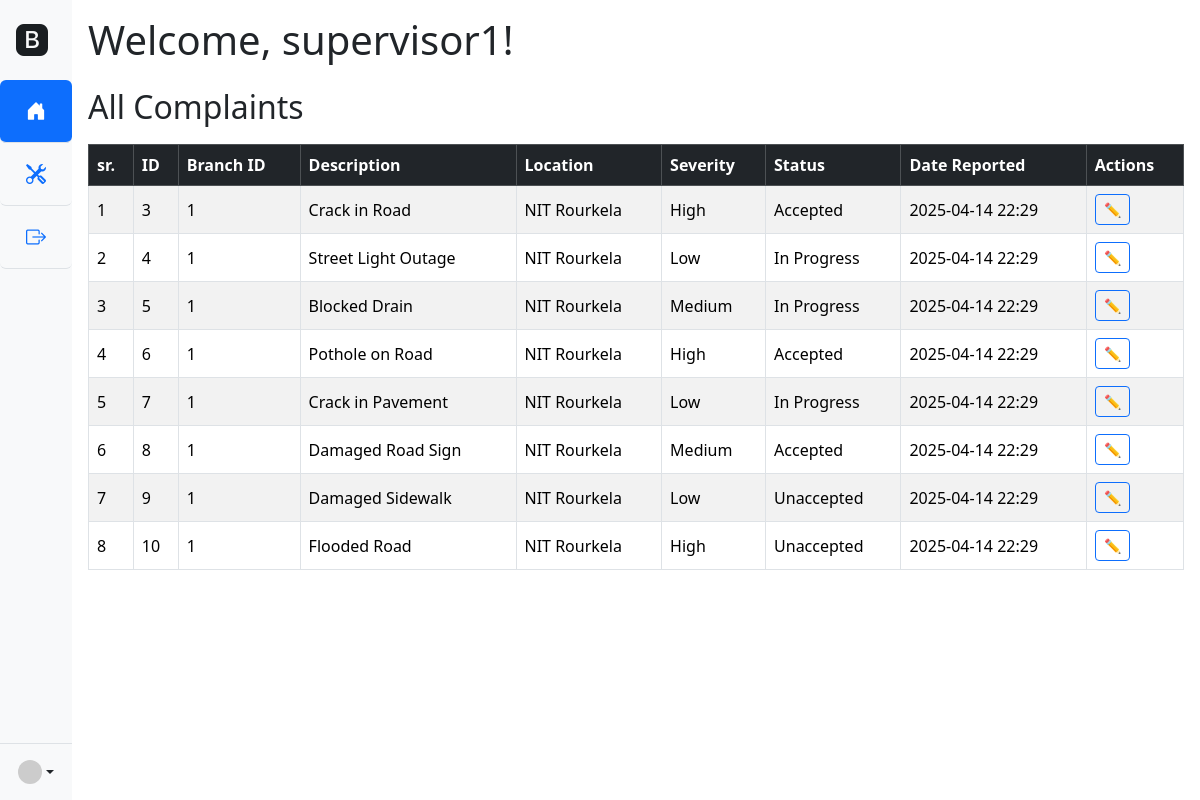
Page /clerk/home_page (signed in) on the committed database.
### backend/app/models.py (models this page shows)
class User(db.Model):
    __tablename__ = 'user'
    id: Mapped[int] = mapped_column(Integer, primary_key=True)
    name: Mapped[str] = mapped_column(String(100), nullable=False)
    username: Mapped[str] = mapped_column(String(100), unique=True, nullable=False)
    email: Mapped[str] = mapped_column(String(100), unique=True, nullable=False)
    phone_no: Mapped[str] = mapped_column(String(10), unique=True, nullable=False)
    password: Mapped[str] = mapped_column(String(100), nullable=False)
    role: Mapped[str] = mapped_column(String(20), nullable=False)
    complaints_clerk = db.relationship('Complaint', foreign_keys='Complaint.clerk_id', backref='clerk', lazy=True)
    complaints_resident = db.relationship('Complaint', foreign_keys='Complaint.residence_id', backref='resident', lazy=True)
    repairs = db.relationship('Repair', backref='supervisor', lazy=True)
    branches = db.relationship('BranchOffice', backref='supervisor', lazy=True)

class Complaint(db.Model):
    __tablename__ = 'complaint'
    id: Mapped[int] = mapped_column(Integer, primary_key=True)
    clerk_id: Mapped[int] = mapped_column(Integer, ForeignKey('user.id'), nullable=False)
    residence_id: Mapped[int] = mapped_column(Integer, ForeignKey('user.id'), nullable=False)
    branch_office_id: Mapped[int] = mapped_column(Integer, ForeignKey('branch_office.id'), nullable=True)
    location: Mapped[str] = mapped_column(String(255), nullable=False)
    description: Mapped[str] = mapped_column(String(255), nullable=False)
    severity: Mapped[str] = mapped_column(String(50), nullable=False)
    status: Mapped[str] = mapped_column(String(50), nullable=False, default='unaccepted') #unaccepted, accepted, in_progress, completed
    date_reported: Mapped[DateTime] = mapped_column(DateTime, default=lambda: datetime.now(timezone.utc))
    repair = db.relationship('Repair', backref='complaint', lazy=True, uselist=False)

### backend/app/clerk_routes.py (the view)
@clerk_bp.route("/home_page", methods=['GET'])
def home_page():
    if "user_id" not in session:
        flash("You need to log in first!", "warning")
        return redirect(url_for("main.login"))
    username = db.session.query(User).filter_by(id=session["user_id"]).first().name
    all_complaints = db.session.execute(db.select(Complaint).where(Complaint.status!='Completed')).scalars().all()
    complaints_list = []
    for complaints in all_complaints:
        complaints_list.append({
            "id": complaints.id,
            "description": complaints.description,
            "location": complaints.location,
            "severity": complaints.severity,
            "status": complaints.status,
            "date": complaints.date_reported.strftime("%Y-%m-%d %H:%M") if complaints.date_reported else "N/A",
            "clerk_id": complaints.clerk_id,
            "residence_id": complaints.residence_id,
            "branch_office_id": complaints.branch_office_id,
            "branch": db.session.query(BranchOffice).filter_by(id=complaints.branch_office_id).first().name
        })
    return render_template("clerk/clerk.html", complaints=complaints_list,user=username)

### frontend/templates/clerk/clerk.html (shortened to what this page needs)
{% extends "clerk/base.html" %}
{% block content %}
<h1>Welcome, {{ user }}!</h1>
<div class="complaints-section mt-4">
  <h2>All Complaints</h2>
  <div class="table-responsive">
    <table class="table table-striped table-bordered align-middle">
      <thead class="table-dark">
        <tr>
          <th>sr.</th>
          <th>ID</th>
          <th>Branch ID</th>
          <th>Description</th>
          <th>Location</th>
          <th>Severity</th>
          <th>Status</th>
          <th>Date Reported</th>
          <th>Actions</th>
        </tr>
      </thead>
      <tbody id="complaintsTable">
        {% for complaint in complaints %}
        <tr>
          <td>{{ loop.index }}</td>
          <td>{{ complaint.id }}</td>
          <td>{{ complaint.branch_office_id or "N/A" }}</td>
          <td>{{ complaint.description }}</td>
          <td>{{ complaint.location }}</td>
          <td>{{ complaint.severity }}</td>
          <td>{{ complaint.status }}</td>
          <td>{{ complaint.date}}</td>
          <td>
            <a href="{{ url_for('clerk.edit_complaint', id=complaint.id) }}">
              <button class="btn btn-sm btn-outline-primary">✏️</button>
            </a>
          </td>
        </tr>
        {% endfor %}
      </tbody>
    </table>
  </div>
</div>
{% endblock %}

### frontend/static/css/resident.css (style rules this page uses)
body { margin: 0; font-family: Arial, sans-serif; display: flex; }
.complaints-section { margin-top: 20px; }
table { width: 100%; border-collapse: collapse; margin-top: 10px; }
table, th, td { border: 1px solid #ccc; }
th, td { padding: 10px; text-align: left; }

### frontend/static/css/supervisor.css (style rules this page uses)
tr td, tr th { size: 8px; }

### rows in the picture
User: name "supervisor1"
Complaint: description "Crack in Road", location "NIT Rourkela", severity "High", status "Accepted"
Complaint: description "Street Light Outage", location "NIT Rourkela", severity "Low", status "In Progress"
Complaint: description "Blocked Drain", location "NIT Rourkela", severity "Medium", status "In Progress"
Complaint: description "Pothole on Road", location "NIT Rourkela", severity "High", status "Accepted"
Complaint: description "Crack in Pavement", location "NIT Rourkela", severity "Low", status "In Progress"
Complaint: description "Damaged Road Sign", location "NIT Rourkela", severity "Medium", status "Accepted"
Complaint: description "Damaged Sidewalk", location "NIT Rourkela", severity "Low", status "Unaccepted"
Complaint: description "Flooded Road", location "NIT Rourkela", severity "High", status "Unaccepted"

### other values in the picture
{{ complaint.id }} "3" "4" "5" "6" "7" "8" "9" "10"
{{ complaint.branch_office_id or "N/A" }} "1" "1" "1" "1" "1" "1" "1" "1"
{{ complaint.date }} "2025-04-14 22:29" "2025-04-14 22:29" "2025-04-14 22:29" "2025-04-14 22:29" "2025-04-14 22:29" "2025-04-14 22:29" "2025-04-14 22:29" "2025-04-14 22:29"
